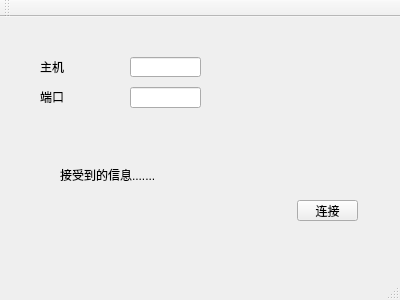
<?xml version="1.0" encoding="UTF-8"?>
<ui version="4.0">
 <class>MainWindow</class>
 <widget class="QMainWindow" name="MainWindow">
  <property name="geometry">
   <rect>
    <x>0</x>
    <y>0</y>
    <width>400</width>
    <height>300</height>
   </rect>
  </property>
  <property name="windowTitle">
   <string>MainWindow</string>
  </property>
  <widget class="QWidget" name="centralWidget">
   <widget class="QLabel" name="label">
    <property name="geometry">
     <rect>
      <x>40</x>
      <y>40</y>
      <width>31</width>
      <height>20</height>
     </rect>
    </property>
    <property name="text">
     <string>主机</string>
    </property>
   </widget>
   <widget class="QLabel" name="lebel2">
    <property name="geometry">
     <rect>
      <x>40</x>
      <y>70</y>
      <width>31</width>
      <height>20</height>
     </rect>
    </property>
    <property name="text">
     <string>端口</string>
    </property>
   </widget>
   <widget class="QLabel" name="messageLabel">
    <property name="geometry">
     <rect>
      <x>60</x>
      <y>150</y>
      <width>121</width>
      <height>16</height>
     </rect>
    </property>
    <property name="text">
     <string>接受到的信息.......</string>
    </property>
   </widget>
   <widget class="QLineEdit" name="hostLineEdit">
    <property name="geometry">
     <rect>
      <x>130</x>
      <y>40</y>
      <width>71</width>
      <height>20</height>
     </rect>
    </property>
    <property name="text">
     <string/>
    </property>
   </widget>
   <widget class="QLineEdit" name="portLineEdit">
    <property name="geometry">
     <rect>
      <x>130</x>
      <y>70</y>
      <width>71</width>
      <height>21</height>
     </rect>
    </property>
    <property name="text">
     <string/>
    </property>
   </widget>
   <widget class="QPushButton" name="connectButton">
    <property name="geometry">
     <rect>
      <x>297</x>
      <y>183</y>
      <width>61</width>
      <height>21</height>
     </rect>
    </property>
    <property name="text">
     <string>连接</string>
    </property>
   </widget>
  </widget>
  <widget class="QMenuBar" name="menuBar">
   <property name="geometry">
    <rect>
     <x>0</x>
     <y>0</y>
     <width>400</width>
     <height>30</height>
    </rect>
   </property>
  </widget>
  <widget class="QToolBar" name="mainToolBar">
   <attribute name="toolBarArea">
    <enum>TopToolBarArea</enum>
   </attribute>
   <attribute name="toolBarBreak">
    <bool>false</bool>
   </attribute>
  </widget>
  <widget class="QStatusBar" name="statusBar"/>
 </widget>
 <layoutdefault spacing="6" margin="11"/>
 <resources/>
 <connections/>
</ui>
